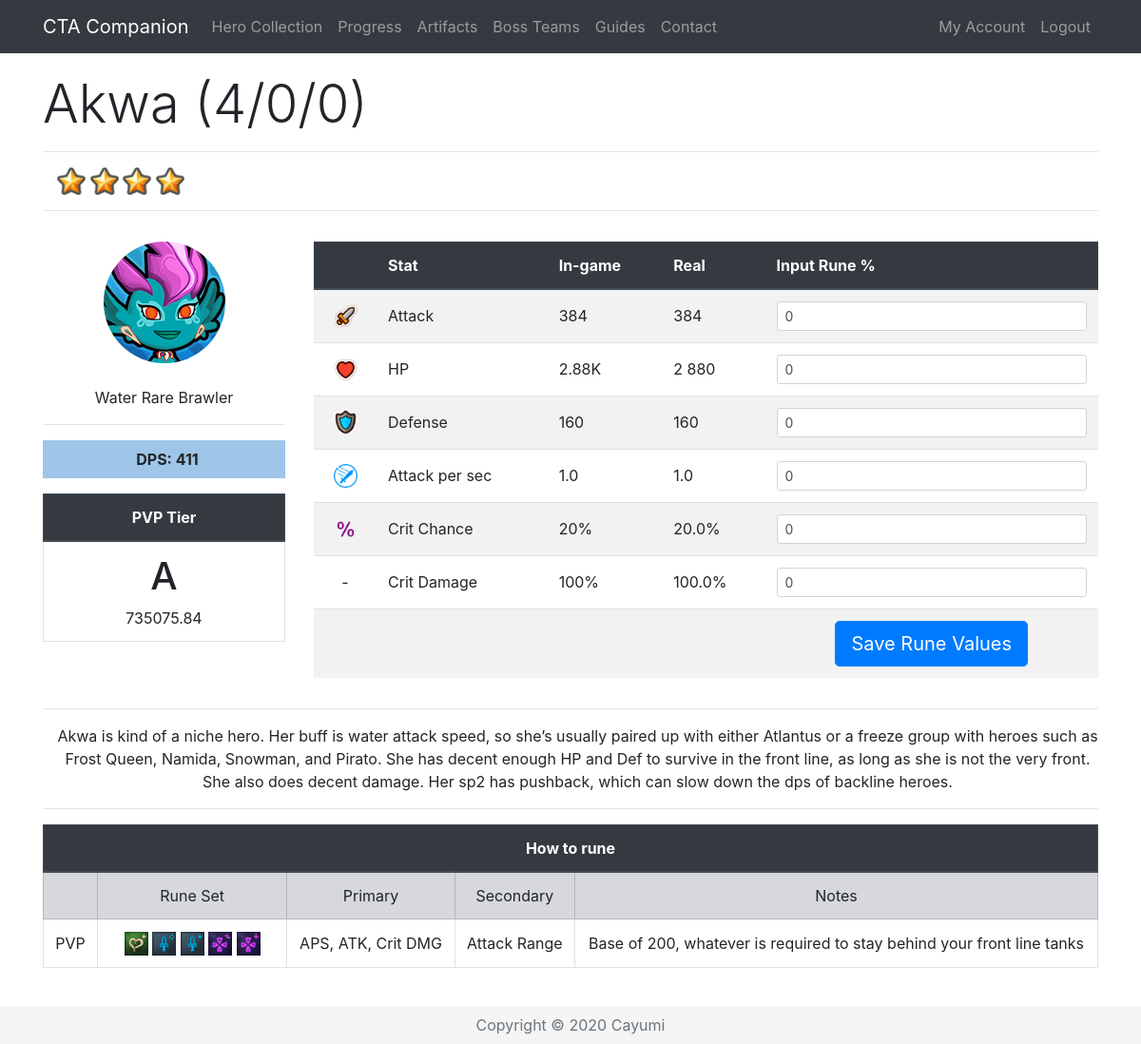
Before: /Hero/199 (signed in) with the older database file.
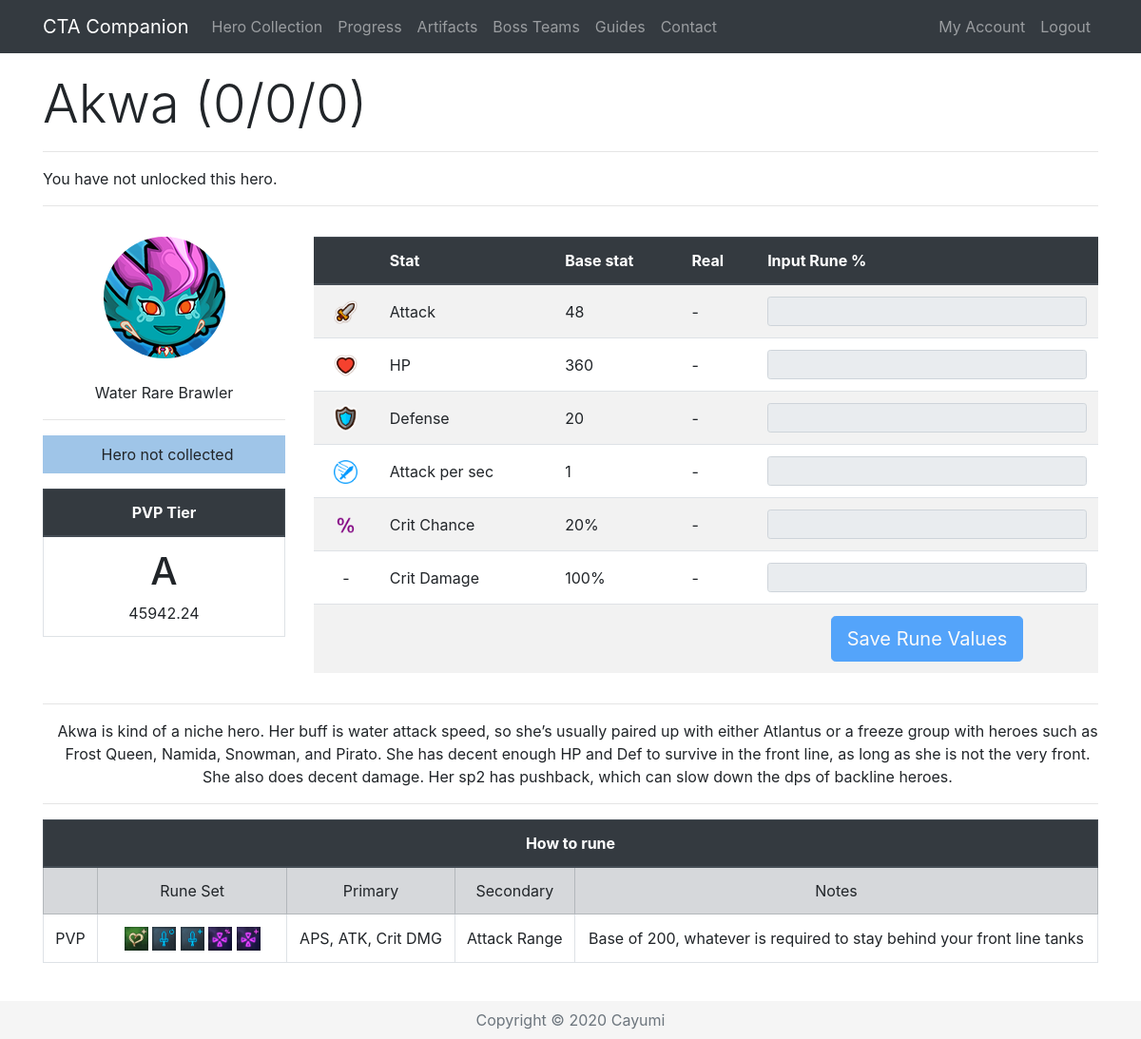
After: the same page with the newer database file.
### app/models.py (models this page shows, shortened)
class Base(db.Model):
    id = db.Column(db.Integer, primary_key=True)
    name = db.Column(db.String(32), index=True, unique=True)
    nameSafe = db.Column(db.String(32), index=True, unique=True)
    job = db.Column(db.String(16), index=True)
    rarity = db.Column(db.String(16), index=True)
    element = db.Column(db.String(16), index=True)
    gender = db.Column(db.String(16), index=True)
    crusher = db.Column(db.Integer, index=True)
    fly = db.Column(db.Integer, index=True)
    blitz = db.Column(db.Integer, index=True)
    atk = db.Column(db.Integer, index=True)
    hp = db.Column(db.Integer, index=True)
    defense = db.Column(db.Integer, index=True)
    crit = db.Column(db.Integer, index=True)
    critDmg = db.Column(db.Integer, index=True)
    movespeed = db.Column(db.Integer, index=True)
    aps = db.Column(db.Integer, index=True)
    arange = db.Column(db.Integer, index=True)
    resistance = db.Column(db.Integer, index=True)
    frenzy = db.Column(db.Integer, index=True)
    dodge = db.Column(db.Integer, index=True)
    stun = db.Column(db.Integer, index=True)
    stunTime = db.Column(db.Integer, index=True)
    aoe = db.Column(db.Integer, index=True)
    ult = db.Column(db.Integer, index=True)
    kshp = db.Column(db.Integer, index=True)
    gold = db.Column(db.Integer, index=True)
    freeze = db.Column(db.Integer, index=True)
    freezeTime = db.Column(db.Integer, index=True)
    freezeDmg = db.Column(db.Integer, index=True)
    burn = db.Column(db.Integer, index=True)
    burnTime = db.Column(db.Integer, index=True)
    burnDmg = db.Column(db.Integer, index=True)
    poison = db.Column(db.Integer, index=True)
    poisonTime = db.Column(db.Integer, index=True)
    poisonDmg = db.Column(db.Integer, index=True)
    sp2 = db.Column(db.Integer, index=True)
    sp2num = db.Column(db.Integer, index=True)
    buffElement = db.Column(db.String(16), index=True)
    buffType = db.Column(db.Integer, index=True)
    buffStat = db.Column(db.String(16), index=True)
    buff = db.Column(db.Integer, index=True)
    heroes = db.relationship('Hero', backref='baseStats', lazy='dynamic')

class Hero(db.Model):
    id = db.Column(db.Integer, primary_key=True)
    level = db.Column(db.Integer, index=True)
    awaken = db.Column(db.Integer, index=True)
    wpn = db.Column(db.Integer, index=True)
    medals = db.Column(db.Integer, index=True)
    runedAtk = db.Column(db.Integer, index=True)
    runedHp = db.Column(db.Integer, index=True)
    runedDef = db.Column(db.Integer, index=True)
    runedAps = db.Column(db.Integer, index=True)
    runedCrit = db.Column(db.Integer, index=True)
    runedCritDmg = db.Column(db.Integer, index=True)
    user_id = db.Column(db.Integer, db.ForeignKey('user.id'))
    base_id = db.Column(db.Integer, db.ForeignKey('base.id'))
    def displayStat(self, stat):
        if stat < 1000:
            return str(int(round(stat, 0)))
        elif stat > 1000000:
            return str(round(stat/1000000, 2))+"M"
        else:
            return str(round(stat/1000, 2))+"K"
    def displayOther(self, x):
        return '{:,}'.format(x).replace(',', ' ')
    def atk(self):
        runedAttack = self.runedAtk
        base = self.baseStats.atk
        level = self.level
        awaken = self.awaken
        atk = int(base * (2 ** (level - 1)) * (1.5 ** awaken))
        runedAtk = atk + (atk * (runedAttack / 100))
        return int(runedAtk)
    def raidAtk(self, art, buff):
        runedAttack = self.runedAtk
        base = self.baseStats.atk
        level = self.level
        awaken = self.awaken
        atk = base * (2 ** (level - 1)) * (1.5 ** awaken)
        runedAtk = (atk + (atk * ((runedAttack+art) / 100))) * self.baseStats.crusher + atk * buff / 100
        return runedAtk
    def hp(self):
        runedHP = self.runedHp
        base = self.baseStats.hp
        level = self.level
        awaken = self.awaken
        hp = int(base * (2 ** (level - 1)) * (1.5 ** awaken))
        runedHP = hp + (hp * (runedHP / 100))
        return int(runedHP)
    def defense(self):
        runedDef = self.runedDef
        base = self.baseStats.defense
        level = self.level
        awaken = self.awaken
        defense = int(base * (2 ** (level - 1)) * (1.5 ** awaken))
        runedDef = defense + (defense * (runedDef / 100))
        return int(runedDef)
    def aps(self):
        runedAps = self.runedAps
        base = self.baseStats.aps
        runedAps = base + (base * (runedAps / 100))
        return runedAps
    def crit(self):
        runedCrit = self.runedCrit
        base = self.baseStats.crit
        return (base + runedCrit)/100
    def critDmg(self):
        runedDmg = self.runedCritDmg
        base = self.baseStats.critDmg
        return (base + runedDmg)/100
    def dpsSP2(self):
        sp2 = self.baseStats.sp2
        sp2num = self.baseStats.sp2num
        atk = self.atk()
        aps = self.aps()
        crit = self.crit()
        critDmg = self.critDmg()
        dps = ((atk * aps * (1-crit)) + (atk * aps * crit * (1+critDmg))) * (6 + sp2 * sp2num)/7
        dps = int(round(dps))
        return '{:,}'.format(dps).replace(',', ' ')

class ArtBase(db.Model):
    id = db.Column(db.Integer, primary_key=True)
    star = db.Column(db.Integer, index=True)
    name = db.Column(db.String(32), index=True)
    atk = db.Column(db.Integer, index=True)
    atkLevel = db.Column(db.Integer, index=True)
    critDmg = db.Column(db.Integer, index=True)
    critDmgLevel = db.Column(db.Integer, index=True)
    element = db.Column(db.String(16), index=True)
    color = db.Column(db.String(16), index=True)
    artifacts = db.relationship('Artifact', backref='artBase', lazy='dynamic')

class Artifact(db.Model):
    id = db.Column(db.Integer, primary_key=True)
    level = db.Column(db.Integer, default=0, index=True)
    type = db.Column(db.String(16), index=True)
    user_id = db.Column(db.Integer, db.ForeignKey('user.id'))
    artbase_id = db.Column(db.Integer, db.ForeignKey('art_base.id'))

### app/routes.py (the view, shortened to what this page needs)
@app.route('/Hero/<heroid>', methods=["GET", "POST"])
@login_required
def hero(heroid):
    user = User.query.join(Hero).filter(Hero.id == heroid)
    selectedHero = Hero.query.get(heroid)
    if request.method == "GET":
        return render_template('hero.html', selectedHero=selectedHero, title=selectedHero.baseStats.name, user=user,
                               heroDict=heroDict)

### app/templates/hero.html (shortened to what this page needs)
{% extends "base.html" %}
{% block content %}
{% if user[0] == current_user %}
{% set current = selectedHero.baseStats.nameSafe %}
 <div class="row pt-3">
    <div class="col-lg-12">
      <h1 class="display-4">{{ selectedHero.baseStats.name }} ({{ selectedHero.level }}/{{ selectedHero.awaken }}/{{ selectedHero.wpn }}) </h1>
      <hr>
        {% if selectedHero.level > 0 %}
      <p class="instructions">
          {%for i in range(selectedHero.level - selectedHero.awaken) %}
          <img src="{{ url_for('static', filename='star.png') }}" width="30" alt="Star">
          {% endfor %}
      </p>
        {% else %}
        <p class="instruction">You have not unlocked this hero.</p>
        {% endif %}
      <hr>
    </div>
 </div>
  <div class="row align-middle">
    <div class="col-lg-3 text-center align-middle pt-3">
        <img class="img-fluid rounded-circle" src="/static/{{selectedHero.baseStats.nameSafe}}.png" alt="{{selectedHero.baseStats.name}}"><br><br>
        {{ selectedHero.baseStats.element }} {{ selectedHero.baseStats.rarity }} {{ selectedHero.baseStats.job }}<hr>
        {% if selectedHero.level > 0 %}
        <p class="instructions {{selectedHero.baseStats.element}}{{selectedHero.baseStats.rarity}}"><b>DPS: {{ selectedHero.dpsSP2() }}</b></p>
        {% else %}
        <p class="instructions {{selectedHero.baseStats.element}}{{selectedHero.baseStats.rarity}}">Hero not collected</p>
        {% endif %}
        <table class="table table-bordered">
        <thead class="thead-dark">
        <tr>
            <th colspan="2">PVP Tier</th>
        </tr>
        </thead>
        <tr>
            <td><h1>
                {% if heroDict[current] %}
                {{ heroDict[current][4] }}
                {% else %}
                -
                {% endif %}
            </h1>
            {{ selectedHero.raidAtk(user[0].artAtk(selectedHero.baseStats.element), 0)}}</td>
        </tr>
    </table>
      </div>
      <div class="col lg-9 pt-3">
<form action="/Hero/{{ selectedHero.id }}" method="post" novalidate>
 <table class="table table-striped">
     <thead class="thead-dark">
          <tr>
              <th>&nbsp;</th>
              <th>Stat</th>
              <th>{% if selectedHero.level > 0 %}In-game{% else %}Base stat{% endif %}</th>
              <th>Real</th>
              <th>Input Rune %</th>
          </tr>
          </thead>
              <tr class="text-left">
                  <td class="align-middle text-center"><img src="{{ url_for('static', filename='atk.png') }}" width="25" alt="Attack"></td>
                  <td class="align-middle">Attack</td>
                  {% if selectedHero.level > 0 %}
                  <td class="align-middle">{{ selectedHero.displayStat(selectedHero.atk()) }}</td>
                  <td class="align-middle">{{ selectedHero.displayOther(selectedHero.atk()) }}</td>
                  <td><input type="text" maxlength="10" class="form-control form-control-sm" id="{{ selectedHero.id }}runedAtk" value="{{ selectedHero.runedAtk }}" name="{{ selectedHero.id }}runedAtk"></td>
                  {% else %}
                  <td class="align-middle">{{ selectedHero.baseStats.atk }}</td>
                  <td class="align-middle">-</td>
                  <td><input type="text" maxlength="10" class="form-control form-control-sm" disabled></td>
                  {% endif %}
              </tr>
              <tr class="text-left">
                  <td class="align-middle text-center"><img src="{{ url_for('static', filename='hp.png') }}" width="25" alt="HP"></td>
                  <td class="align-middle">HP</td>
                  {% if selectedHero.level > 0 %}
                  <td class="align-middle">{{ selectedHero.displayStat(selectedHero.hp()) }}</td>
                  <td class="align-middle">{{ selectedHero.displayOther(selectedHero.hp()) }}</td>
                  <td><input type="text" maxlength="10" class="form-control form-control-sm" id="{{ selectedHero.id }}runedHp" value="{{ selectedHero.runedHp }}" name="{{ selectedHero.id }}runedHp" onkeypress="return isNumber9(event)"></td>
                  {% else %}
                  <td class="align-middle">{{ selectedHero.baseStats.hp }}</td>
                  <td class="align-middle">-</td>
                  <td><input type="text" maxlength="10" class="form-control form-control-sm" disabled></td>
                  {% endif %}
              </tr>
              <tr class="text-left">
                  <td class="align-middle text-center"><img src="{{ url_for('static', filename='def.png') }}" width="25" alt="Defense"></td>
                  <td class="align-middle">Defense</td>
                  {% if selectedHero.level > 0 %}
                  <td class="align-middle">{{ selectedHero.displayStat(selectedHero.defense()) }}</td>
                  <td class="align-middle">{{ selectedHero.defense() }}</td>
                  <td><input type="text" maxlength="10" class="form-control form-control-sm" id="{{ selectedHero.id }}runedDef" value="{{ selectedHero.runedDef }}" name="{{ selectedHero.id }}runedDef" onkeypress="return isNumber9(event)"></td>
                  {% else %}
                  <td class="align-middle">{{ selectedHero.baseStats.defense }}</td>
                  <td class="align-middle">-</td>
                  <td><input type="text" maxlength="10" class="form-control form-control-sm" disabled></td>
                  {% endif %}
              </tr>
              <tr class="text-left">
                  <td class="align-middle text-center"><img src="{{ url_for('static', filename='aps.png') }}" width="25" alt="APS"></td>
                  <td class="align-middle">Attack per sec</td>
                  {% if selectedHero.level > 0 %}
                  <td class="align-middle">{{ selectedHero.aps()|round(2, 'common' ) }}</td>
                  <td class="align-middle">{{ selectedHero.aps() }}</td>
                  <td><input type="text" maxlength="10" class="form-control form-control-sm" id="{{ selectedHero.id }}runedAps" value="{{ selectedHero.runedAps }}" name="{{ selectedHero.id }}runedAps" onkeypress="return isNumber9(event)"></td>
                  {% else %}
                  <td class="align-middle">{{ selectedHero.baseStats.aps }}</td>
                  <td class="align-middle">-</td>
                  <td><input type="text" maxlength="10" class="form-control form-control-sm" disabled></td>
                  {% endif %}
              </tr>
                <tr class="text-left">
                  <td class="align-middle text-center"><img src="{{ url_for('static', filename='crit.png') }}" width="25" alt="Crit Chance"></td>
                  <td class="align-middle">Crit Chance</td>
                  {% if selectedHero.level > 0 %}
                  <td class="align-middle">{{ (selectedHero.crit()*100)|round|int }}%</td>
                  <td class="align-middle">{{ selectedHero.crit()*100 }}% </td>
                  <td><input type="text" maxlength="10" class="form-control form-control-sm" id="{{ selectedHero.id }}runedCrit" value="{{ selectedHero.runedCrit }}" name="{{ selectedHero.id }}runedCrit" onkeypress="return isNumber9(event)"></td>
                  {% else %}
                  <td class="align-middle">{{ selectedHero.baseStats.crit }}%</td>
                  <td class="align-middle">-</td>
                  <td><input type="text" maxlength="10" class="form-control form-control-sm" disabled></td>
                  {% endif %}
                </tr>
              <tr class="text-left">
                  <td class="align-middle text-center">-</td>
                  <td class="align-middle">Crit Damage</td>
                  {% if selectedHero.level > 0 %}
                  <td class="align-middle">{{ ((selectedHero.critDmg())*100)|round|int }}%</td>
                  <td class="align-middle">{{ (selectedHero.critDmg()*100)|round(2, 'common') }}%</td>
                  <td><input type="text" maxlength="10" class="form-control form-control-sm" id="{{ selectedHero.id }}runedCritDmg" value="{{ selectedHero.runedCritDmg }}" name="{{ selectedHero.id }}runedCritDmg" onkeypress="return isNumber9(event)"></td>
                  {% else %}
                  <td class="align-middle">{{ selectedHero.baseStats.critDmg }}%</td>
                  <td class="align-middle">-</td>
                  <td><input type="text" maxlength="10" class="form-control form-control-sm" disabled></td>
                  {% endif %}
              </tr>
     <tr class="text-center">
                  <td>&nbsp;</td>
                  <td>&nbsp;</td>
                  <td>&nbsp;</td>
                  <td>&nbsp;</td>
                  {% if selectedHero.level > 0 %}
                  <td><button class="btn btn-primary btn-lg" type="submit">Save Rune Values</button></td>
                  {% else %}
                  <td><button class="btn btn-primary btn-lg" type="submit" disabled>Save Rune Values</button></td>
                  {% endif %}
              </tr>
          </table>
</form>
    </div>
      </div>
{% if heroDict[current] %}
<div class="row">
    <div class="col-lg-12 text-center">
        <hr>
        <p class="instructions">{{ heroDict[current][5] }}</p>
        <hr>
    </div>
</div>
<div class="row">
    <div class="col-lg-12 text-center">
      <table class="table table-bordered">
          <thead class="thead-dark">
          <tr>
              <th colspan="5">How to rune</th>
          </tr>
          </thead>
          <tr class="table-secondary align-middle">
              <td>&nbsp;</td>
              <td width="18%">Rune Set</td>
              <td>Primary</td>
              <td>Secondary</td>
              <td>Notes</td>
          </tr>
          <tr class="align-middle">
              <td class="align-middle">PVP</td>
              <td class="align-middle">
                  {% for i in heroDict[current][0] %}
                  <img class="img-fluid" src="/static/{{i}}.png" alt="{{i}}" name="{{i}}" width="25">
                  {% endfor %}
              </td>
              <td class="align-middle">{{ heroDict[current][1] }}</td>
              <td class="align-middle">{{ heroDict[current][2] }}</td>
              <td class="align-middle">{{ heroDict[current][3] }}</td>
          </tr>
      </table>
    </div>
</div>
{% endif %}
<br>
{% endif %}
{% endblock %}

Changed rows visible on the page:
changed through a linked row, Base "Akwa": raidAtk "735075.84" → "45942.24"; baseStats.atk (not shown) → "48"; baseStats.hp (not shown) → "360"; baseStats.defense (not shown) → "20"; baseStats.aps (not shown) → "1"; baseStats.crit (not shown) → "20"; baseStats.critDmg (not shown) → "100"; dpsSP2 "411" → (not shown)
changed Hero: level "4" → "0"; displayStat "384" → (not shown); displayOther "384" → (not shown); runedAtk "0" → (not shown); displayStat "2.88K" → (not shown); displayOther "2 880" → (not shown); runedHp "0" → (not shown); displayStat "160" → (not shown); defense "160" → (not shown); runedDef "0" → (not shown); aps "1.0" → (not shown); runedAps "0" → (not shown); (selectedHero.crit()*100)|round|int "20" → (not shown); selectedHero.crit()*100 "20.0" → (not shown); runedCrit "0" → (not shown); ((selectedHero.critDmg())*100)|round|int "100" → (not shown); (selectedHero.critDmg()*100)|round(2,'common') "100.0" → (not shown); runedCritDmg "0" → (not shown)
Other visible differences:
text no longer shown: "DPS: In-game"
text now shown: "You have not unlocked this hero. Hero not collected Base stat - - - - - -"
